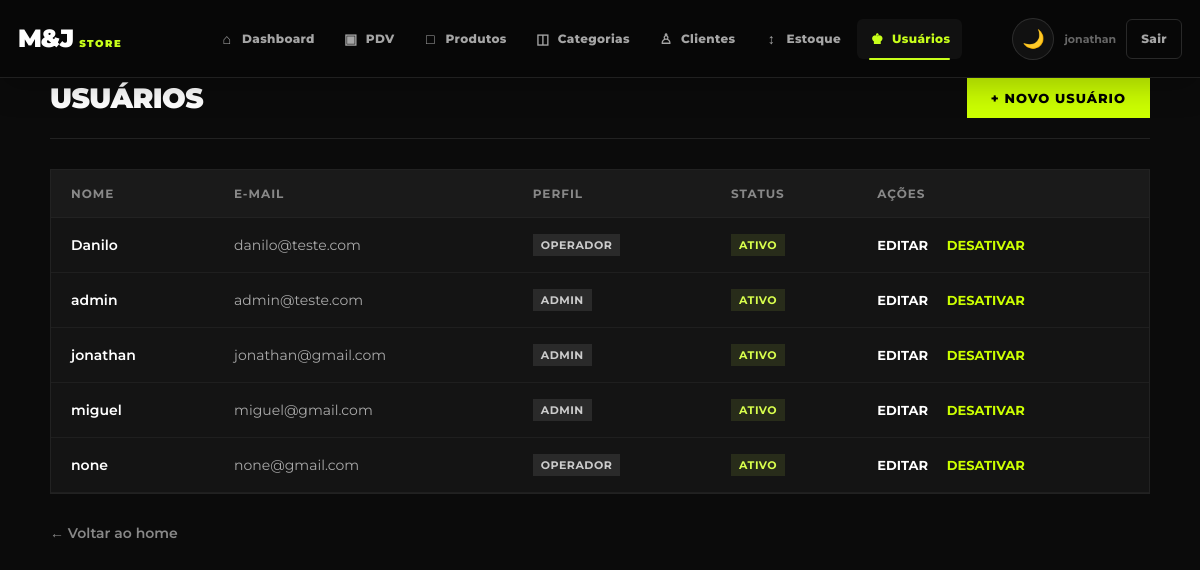
/usuarios/ (signed in), run on the app's committed database.
### app/models/usuarios.py (models this page shows)
class Usuario(Base):
    __tablename__ = "usuarios"
    id = Column(Integer, primary_key=True, autoincrement=True)
    nome = Column(String(100), nullable=False)
    email = Column(String(150), unique=True, nullable=False)
    senha_hash = Column(String(255), nullable=False)
    role = Column(String(20), nullable=False, default="operador")
    ativo = Column(Boolean, default=True)
    criando_em = Column(DateTime, server_default=func.now())

### app/controllers/usuario_controller.py (the view)
@router.get("/")
def listar_usuarios(
    request: Request,
    db: Session = Depends(get_db),
    admin = Depends(get_admin)  # bloqueia quem não é admin
):
    usuarios = db.query(Usuario).order_by(Usuario.nome).all()
    return templates.TemplateResponse(
        request=request,
        name="usuarios/index.html",
        context={
            "usuario": admin,     # dados de quem está logado (para navbar)
            "usuarios": usuarios  # lista para exibir na tabela
        }
    )

### app/templates/usuarios/index.html (shortened to what this page needs)
<html lang="pt-br">
<head>
    <link rel="stylesheet" href="/static/css/navbar.css">
</head>
<body>
    {% include "shared/navbar.html" %}
    <div class="container">
        <div class="header-painel">
            <h1>Usuários</h1>
            <a href="/usuarios/novo" class="btn-novo">+ Novo usuário</a>
        </div>
        <div class="table-responsive">
            <table>
                <thead>
                    <tr>
                        <th>Nome</th>
                        <th>E-mail</th>
                        <th>Perfil</th>
                        <th>Status</th>
                        <th>Ações</th>
                    </tr>
                </thead>
                <tbody>
                    {% for u in usuarios %}
                    <tr>
                        <td style="font-weight: 600;">{{ u.nome }}</td>
                        <td style="color: #aaa;">{{ u.email }}</td>
                        <td><span class="badge">{{ u.role }}</span></td>
                        <td>
                            {% if u.ativo %}
                                <span class="badge active">Ativo</span>
                            {% else %}
                                <span class="badge inactive">Inativo</span>
                            {% endif %}
                        </td>
                        <td>
                            <a href="/usuarios/{{ u.id }}/editar" class="btn-editar">Editar</a>
                            <form action="/usuarios/{{ u.id }}/toggle-ativo" method="post" style="display:inline">
                                <button type="submit" class="btn-toggle">
                                    {% if u.ativo %}
                                        Desativar
                                    {% else %}
                                        Ativar
                                    {% endif %}
                                </button>
                            </form>
                        </td>
                    </tr>
                    {% else %}
                    <tr>
                        <td colspan="5" style="text-align: center; color: #888;">Nenhum usuário cadastrado.</td>
                    </tr>
                    {% endfor %}
                    </tbody>
            </table>
        </div>
        <p><a href="/" class="btn-voltar">← Voltar ao home</a></p>
    </div>
</body>
</html>

### app/templates/shared/navbar.html (shortened to what this page needs)
<nav class="app-navbar" aria-label="Navegação principal">
    <div class="app-navbar-inner">
        <a href="/" class="app-navbar-brand" aria-label="M&J Store - Dashboard">
            <span class="app-navbar-brand-main">M&J</span>
            <span class="app-navbar-brand-sub">STORE</span>
        </a>
        <div class="app-navbar-menu" id="app-navbar-menu">
            <div class="app-navbar-links">
                <a
                    href="/"
                    class="app-navbar-link {% if request.url.path == '/' %}active{% endif %}"
                >
                    <span class="app-navbar-icon">⌂</span>
                    Dashboard
                </a>
                <a
                    href="/pdv"
                    class="app-navbar-link {% if request.url.path.startswith('/pdv') %}active{% endif %}"
                >
                    <span class="app-navbar-icon">▣</span>
                    PDV
                </a>
                <a
                    href="/produtos"
                    class="app-navbar-link {% if request.url.path.startswith('/produtos') %}active{% endif %}"
                >
                    <span class="app-navbar-icon">□</span>
                    Produtos
                </a>
                {% if usuario and usuario.get('role') == 'admin' %}
                <a
                    href="/categorias"
                    class="app-navbar-link {% if request.url.path.startswith('/categorias') %}active{% endif %}"
                >
                    <span class="app-navbar-icon">◫</span>
                    Categorias
                </a>
                {% endif %}
                {% if usuario and usuario.get('role') == 'admin' %}
                <a
                    href="/clientes"
                    class="app-navbar-link {% if request.url.path.startswith('/clientes') %}active{% endif %}"
                >
                    <span class="app-navbar-icon">♙</span>
                    Clientes
                </a>
                {% endif %}
                {% if usuario and usuario.get('role') == 'admin' %}
                <a
                    href="/movimentacoes"
                    class="app-navbar-link {% if request.url.path.startswith('/movimentacoes') %}active{% endif %}"
                >
                    <span class="app-navbar-icon">↕</span>
                    Estoque
                </a>
                {% endif %}
                {% if usuario and usuario.get('role') == 'admin' %}
                <a
                    href="/usuarios"
                    class="app-navbar-link {% if request.url.path.startswith('/usuarios') %}active{% endif %}"
                >
                    <span class="app-navbar-icon">♚</span>
                    Usuários
                </a>
                {% endif %}
            </div>
            <div class="app-navbar-actions">
                <button
                    type="button"
                    class="app-navbar-theme"
                    id="themeToggle"
                    aria-label="Mudar para tema claro"
                    aria-pressed="false"
                    title="Mudar tema"
                >
                </button>
                <span class="app-navbar-user">
                    {% if usuario %}
                        {{ usuario.nome or usuario.get('nome') or usuario.email or usuario.get('email') or 'Usuário' }}
                    {% else %}
                        Sistema
                    {% endif %}
                </span>
                <a
                    href="/auth/logout"
                    class="app-navbar-logout"
                >
                    Sair
                </a>
            </div>
        </div>
    </div>
</nav>

### app/static/css/navbar.css (style rules this page uses)
:root { --navbar-bg: #080808; --navbar-border: #202020; --navbar-text: #a5a5a5; --navbar-hover: #ffffff; --navbar-neon: #c8ff1a; }
body { padding-top: 78px !important; }
.app-navbar { position: fixed; inset: 0 0 auto 0; height: 78px; width: 100%; z-index: 9999; background: rgba(8, 8, 8, 0.97); border-bottom: 1px solid var(--navbar-border); box-shadow: 0 10px 30px rgba(0, 0, 0, 0.22); backdrop-filter: blur(10px); -webkit-backdrop-filter: blur(10px); }
.app-navbar-inner { width: min(1500px, calc(100% - 36px)); height: 100%; margin: 0 auto; display: flex; align-items: center; gap: 24px; }
.app-navbar-brand { display: inline-flex; align-items: baseline; gap: 6px; min-width: 165px; text-decoration: none; line-height: 1; }
.app-navbar-brand-main { color: #ffffff; font-family: 'Montserrat', sans-serif; font-size: 25px; font-weight: 900; letter-spacing: -1px; }
.app-navbar-brand-sub { color: var(--navbar-neon); font-size: 10px; font-weight: 900; letter-spacing: 1.5px; }
.app-navbar-menu { flex: 1; min-width: 0; display: flex; align-items: center; justify-content: space-between; gap: 18px; }
.app-navbar-links { display: flex; align-items: center; gap: 4px; min-width: 0; }
.app-navbar-link, .app-navbar-logout { position: relative; display: inline-flex; align-items: center; gap: 7px; min-height: 40px; padding: 0 12px; color: var(--navbar-text); text-decoration: none; font-family: 'Montserrat', sans-serif; font-size: 12px; font-weight: 800; letter-spacing: .35px; white-space: nowrap; transition: color .2s ease, background-color .2s ease; border-radius: 6px; }
.app-navbar-link:hover, .app-navbar-link.active, .app-navbar-logout:hover { color: var(--navbar-hover); background: #111111; }
.app-navbar-link.active { color: var(--navbar-neon); }
.app-navbar-link.active::after { content: ''; position: absolute; left: 12px; right: 12px; bottom: -1px; height: 2px; background: var(--navbar-neon); border-radius: 2px; }
.app-navbar-icon { display: inline-flex; width: 16px; justify-content: center; color: currentColor; font-size: 14px; line-height: 1; }
.app-navbar-actions { display: flex; align-items: center; gap: 10px; flex-shrink: 0; }
.app-navbar-user { max-width: 180px; overflow: hidden; text-overflow: ellipsis; white-space: nowrap; color: #676767; font-size: 11px; font-weight: 700; }
.app-navbar-logout { border: 1px solid #292929; padding-inline: 14px; }

### app/templates/usuarios/index.html (style rules this page uses)
* { margin: 0; padding: 0; box-sizing: border-box; font-family: 'Montserrat', sans-serif; }
body { background-color: #0b0b0b; color: #ffffff; min-height: 100vh; padding: 40px 20px; }
.container { max-width: 1100px; margin: 0 auto; }
.header-painel { display: flex; justify-content: space-between; align-items: center; margin-bottom: 30px; border-bottom: 1px solid #222; padding-bottom: 20px; }
h1 { font-size: 28px; font-weight: 900; text-transform: uppercase; letter-spacing: -0.5px; }
.btn-novo { display: inline-block; background-color: #ccff00; color: #000000; text-decoration: none; padding: 12px 24px; font-size: 13px; font-weight: 800; text-transform: uppercase; letter-spacing: 1px; transition: background-color 0.2s ease; }
.table-responsive { width: 100%; overflow-x: auto; background-color: #141414; border: 1px solid #222; margin-bottom: 30px; }
table { width: 100%; border-collapse: collapse; text-align: left; }
th, td { padding: 16px 20px; font-size: 14px; }
th { background-color: #1a1a1a; color: #888; font-weight: 700; text-transform: uppercase; letter-spacing: 1px; font-size: 12px; border-bottom: 1px solid #222; }
tr { border-bottom: 1px solid #1f1f1f; transition: background-color 0.2s ease; }
.badge { display: inline-block; padding: 4px 8px; font-size: 11px; font-weight: 700; text-transform: uppercase; letter-spacing: 0.5px; background-color: #2a2a2a; color: #ccc; }
.badge.active { background-color: rgba(217, 255, 77, 0.1); color: #d9ff4d; }
.btn-editar { color: #ffffff; text-decoration: none; font-weight: 700; font-size: 13px; text-transform: uppercase; margin-right: 15px; border-bottom: 1px solid transparent; transition: all 0.2s; }
.btn-toggle { background: none; border: none; color: #ccff00; font-weight: 700; font-size: 13px; text-transform: uppercase; cursor: pointer; padding: 0; font-family: inherit; border-bottom: 1px solid transparent; transition: all 0.2s; }
.btn-voltar { display: inline-block; color: #888; text-decoration: none; font-size: 14px; font-weight: 600; transition: color 0.2s; }

### data on the page
Usuario: nome "jonathan", email "jonathan@gmail.com", role "ADMIN", ativo "ATIVO"
Usuario: nome "Danilo", email "danilo@teste.com", role "OPERADOR", ativo "ATIVO"
Usuario: nome "admin", email "admin@teste.com", role "ADMIN", ativo "ATIVO"
Usuario: nome "miguel", email "miguel@gmail.com", role "ADMIN", ativo "ATIVO"
Usuario: nome "none", email "none@gmail.com", role "OPERADOR", ativo "ATIVO"
